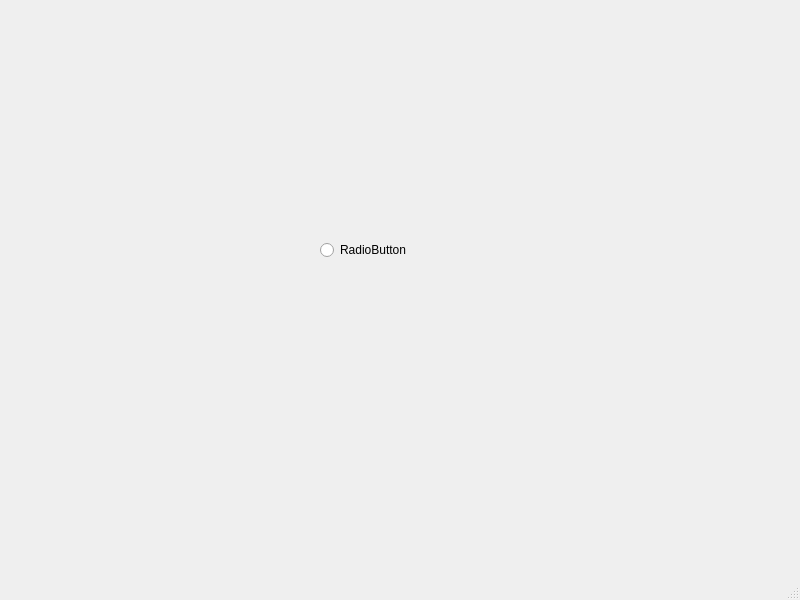
<?xml version="1.0" encoding="UTF-8"?>
<ui version="4.0">
 <class>MainWindow</class>
 <widget class="QMainWindow" name="MainWindow">
  <property name="geometry">
   <rect>
    <x>0</x>
    <y>0</y>
    <width>800</width>
    <height>600</height>
   </rect>
  </property>
  <property name="windowTitle">
   <string>MainWindow</string>
  </property>
  <widget class="QWidget" name="centralwidget">
   <widget class="QRadioButton" name="radioButton">
    <property name="geometry">
     <rect>
      <x>320</x>
      <y>240</y>
      <width>95</width>
      <height>20</height>
     </rect>
    </property>
    <property name="text">
     <string>RadioButton</string>
    </property>
   </widget>
  </widget>
  <widget class="QMenuBar" name="menubar">
   <property name="geometry">
    <rect>
     <x>0</x>
     <y>0</y>
     <width>800</width>
     <height>26</height>
    </rect>
   </property>
  </widget>
  <widget class="QStatusBar" name="statusbar"/>
 </widget>
 <resources/>
 <connections/>
</ui>
